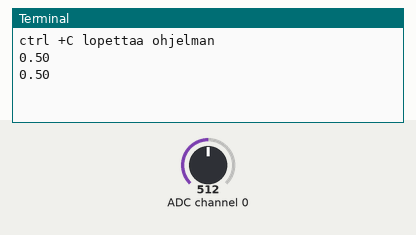
Simulated run of this program. Board: Raspberry Pi (BCM pin numbers). Parts: the last lines printed to the terminal. The inputs (shaded band) are chosen by the test bench; at power-on: ADC channel 0 = 512 (analog values on the 0–1023 scale).

Above: at 1.2 s.
1.3 s: ADC channel 0 set to 716
At 2.6 s:
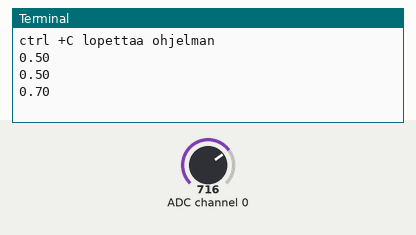
2.8 s: ADC channel 0 set to 900
At 3.8 s:
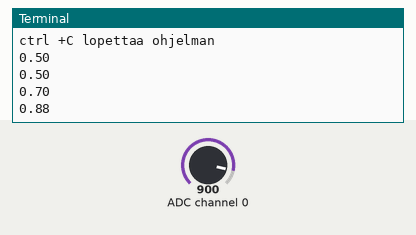
Timing chart, 0 to 5.8 s (numbered marks = the images above; inputs shaded):
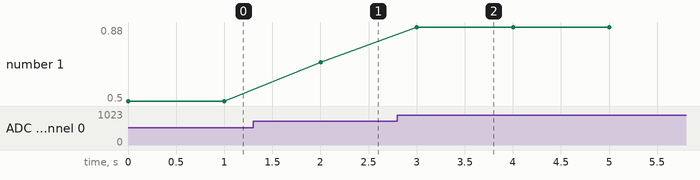

The program:

saatovastus.py
```python
'''
PINnit raspbyn ja dca muuntimen valissa
Raspberry--> MCP3008
Pin1 (3.3V)--> Pin16(VDD)
Pin1 --> Pin15(vref)
Pin6 (GND)--> Pin14(AGND)
Pin23(Sclk)-->Pin13(CLK)
Pin21(MISO)--> Pin12 (DOUT)
Pin19(MOSI)--> Pin11 (DIN)
Pin 24 (CE0) --> Pin10 (CS/SHDN)
Pin6(GND)-->Pin9(DGND)

output valilla 0...1
'''
from gpiozero import MCP3008
import time

saatovastus = MCP3008(channel =0)

print("ctrl +C lopettaa ohjelman")

try:
	while True:
		lukema = saatovastus.value
		print("{:.2f}".format(lukema))
		#print(lukema)
		time.sleep(1)
except KeyboardInterrupt:
	print(" Lopetetaan ohjelma")
```

Measured:
- after the input at 1.3 s, the terminal: prints a new line after 0.70 s (image 1)
- after the input at 2.8 s, the terminal: prints a new line after 0.20 s (image 2)
- plotted number 1: 0.5 → 0.7 after the input at 1.3 s, 0.7 → 0.88 after the input at 2.8 s
